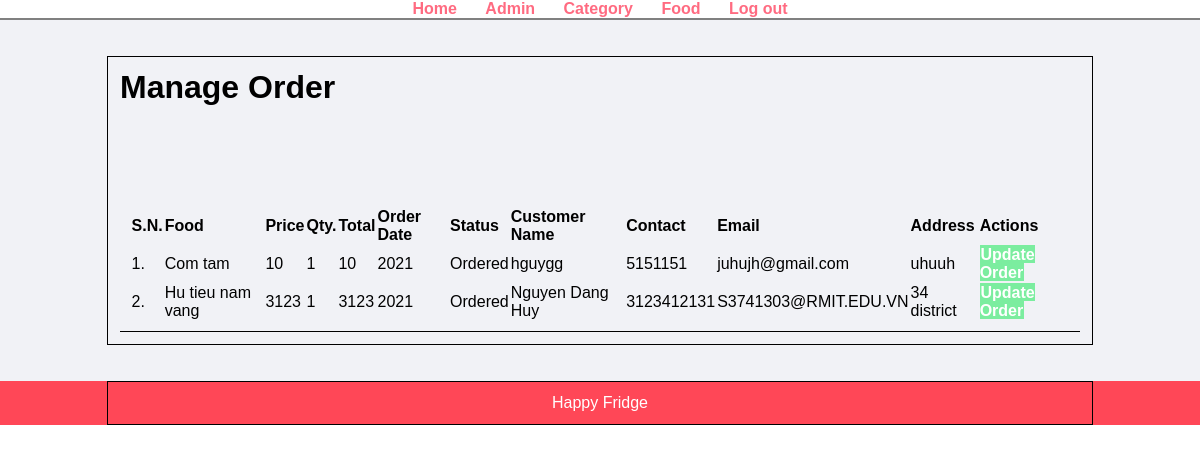
Screenshot of /food-order/admin/manage-order.php (signed in) with the database file from the repository.
### tables this page shows
CREATE TABLE `tbl_order` (
  `id` int(10) UNSIGNED NOT NULL,
  `food` varchar(150) NOT NULL,
  `price` decimal(10,0) NOT NULL,
  `qty` int(11) NOT NULL,
  `total` decimal(10,0) NOT NULL,
  `order_date` int(11) NOT NULL,
  `status` varchar(50) NOT NULL,
  `customer_name` varchar(150) NOT NULL,
  `customer_contact` varchar(20) NOT NULL,
  `customer_email` varchar(150) NOT NULL,
  `customer_address` varchar(255) NOT NULL
);

### food-order/admin/manage-order.php (the view, shortened to what this page needs)
<?php include('partials/menu.php'); ?>
<div class="main-content">
    <div class="wrapper">
        <h1>Manage Order</h1>
                <br /><br /><br />
                <br><br>
                <table class="tbl-full">
                    <tr>
                        <th>S.N.</th>
                        <th>Food</th>
                        <th>Price</th>
                        <th>Qty.</th>
                        <th>Total</th>
                        <th>Order Date</th>
                        <th>Status</th>
                        <th>Customer Name</th>
                        <th>Contact</th>
                        <th>Email</th>
                        <th>Address</th>
                        <th>Actions</th>
                    </tr>
                    <?php
                        $sql = "SELECT * FROM tbl_order ORDER BY id DESC";
                        $res = mysqli_query($conn, $sql);
                        $count = mysqli_num_rows($res);
                        $sn = 1;
                        if($count>0)
                        {
                            while($row=mysqli_fetch_assoc($res))
                            {
                                $id = $row['id'];
                                $food = $row['food'];
                                $price = $row['price'];
                                $qty = $row['qty'];
                                $total = $row['total'];
                                $order_date = $row['order_date'];
                                $status = $row['status'];
                                $customer_name = $row['customer_name'];
                                $customer_contact = $row['customer_contact'];
                                $customer_email = $row['customer_email'];
                                $customer_address = $row['customer_address'];
                                ?>
                                    <tr>
                                        <td><?php echo $sn++; ?>. </td>
                                        <td><?php echo $food; ?></td>
                                        <td><?php echo $price; ?></td>
                                        <td><?php echo $qty; ?></td>
                                        <td><?php echo $total; ?></td>
                                        <td><?php echo $order_date; ?></td>
                                        <td>
                                            <?php
                                                if($status=="Ordered")
                                                {
                                                    echo "<label>$status</label>";
                                                }
                                                elseif($status=="On Delivery")
                                                {
                                                    echo "<label style='color: orange;'>$status</label>";
                                                }
                                                elseif($status=="Delivered")
                                                {
                                                    echo "<label style='color: green;'>$status</label>";
                                                }
                                                elseif($status=="Cancelled")
                                                {
                                                    echo "<label style='color: red;'>$status</label>";
                                                }
                                            ?>
                                        </td>
                                        <td><?php echo $customer_name; ?></td>
                                        <td><?php echo $customer_contact; ?></td>
                                        <td><?php echo $customer_email; ?></td>
                                        <td><?php echo $customer_address; ?></td>
                                        <td>
                                            <a href="<?php echo SITEURL; ?>admin/update-order.php?id=<?php echo $id; ?>" class="btn-secondary">Update Order</a>
                                        </td>
                                    </tr>
                                <?php
                            }
                        }
                        else
                        {
                            echo "<tr><td colspan='12' class='error'>Orders not Available</td></tr>";
                        }
                    ?>
                </table>
    </div>
</div>
<?php include('partials/footer.php'); ?>

### food-order/css/admin.css (style rules this page uses)
* { margin: 0 0; padding: 0 0; font-family: Arial, Helvetica, sans-serif; }
.wrapper { border: 1px, solid black; padding: 1% ; width: 80%; margin: 0 auto; }
.tbl-full { width: 100%; border-bottom: 1px solid black; padding: 1%; text-align: left; }
.btn-secondary { background-color: #7bed9f; padding: 1%; color: white; text-decoration: none; font-weight: bold; }
.main-content { background-color: #f1f2f6; padding: 3% 0; }

### rows the page displays
tbl_order: food "Com tam", price "10", qty "1", total "10", order_date "2021", status "Ordered", customer_name "hguygg", customer_contact "5151151", customer_email "juhujh@gmail.com", customer_address "uhuuh"
tbl_order: food "Hu tieu nam vang", price "3123", qty "1", total "3123", order_date "2021", status "Ordered", customer_name "Nguyen Dang Huy", customer_contact "3123412131", customer_email "S3741303@RMIT.EDU.VN", customer_address "34 district"
